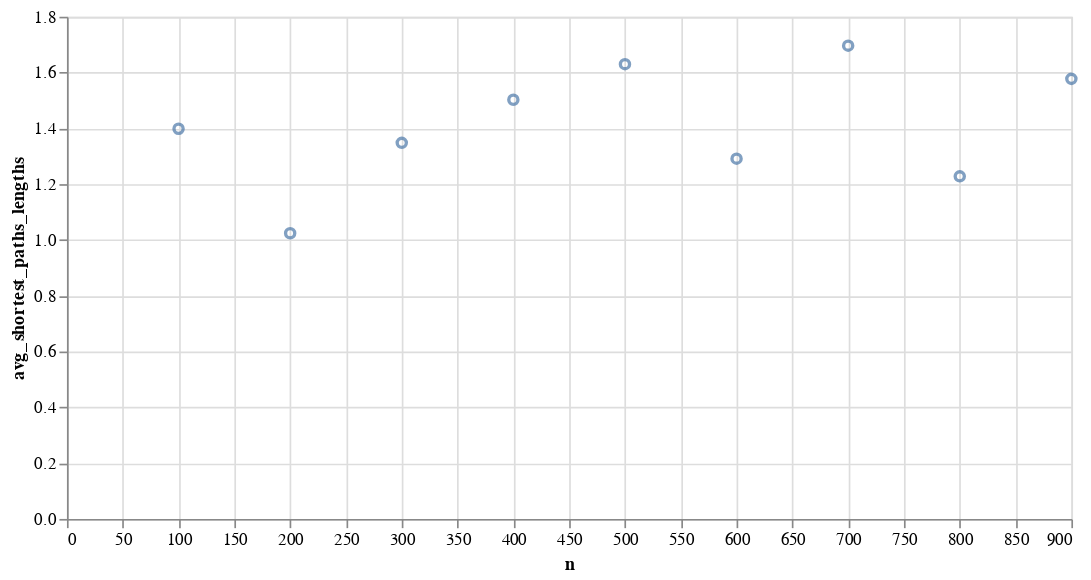

The code cell stored with this chart in its notebook:
### Code cell
df = pd.DataFrame({'n': range(100, 1000, 100), 'avg_shortest_paths_lengths': avg_shortest_paths_lengths})

alt.Chart(df).mark_point().encode(
    x=alt.X('n:Q'),
    y=alt.Y('avg_shortest_paths_lengths:Q')
).properties(
    width=600,
    height=300
)

### Figure 1 — Vega-Lite specification as saved in the notebook (floating-point values rounded to 4 significant figures)
{"config": {"view": {"continuousWidth": 300, "continuousHeight": 300}}, "data": {"name": "data-1e603bf2cee08f0e25e1ff1390bf7402"}, "mark": {"type": "point"}, "encoding": {"x": {"field": "n", "type": "quantitative"}, "y": {"field": "avg_shortest_paths_lengths", "type": "quantitative"}}, "height": 300, "width": 600, "$schema": "https://vega.github.io/schema/vega-lite/v5.15.1.json", "datasets": {"data-1e603bf2cee08f0e25e1ff1390bf7402": [{"n": 100, "avg_shortest_paths_lengths": 1.399}, {"n": 200, "avg_shortest_paths_lengths": 1.024}, {"n": 300, "avg_shortest_paths_lengths": 1.348}, {"n": 400, "avg_shortest_paths_lengths": 1.503}, {"n": 500, "avg_shortest_paths_lengths": 1.63}, {"n": 600, "avg_shortest_paths_lengths": 1.291}, {"n": 700, "avg_shortest_paths_lengths": 1.696}, {"n": 800, "avg_shortest_paths_lengths": 1.228}, {"n": 900, "avg_shortest_paths_lengths": 1.577}]}}
